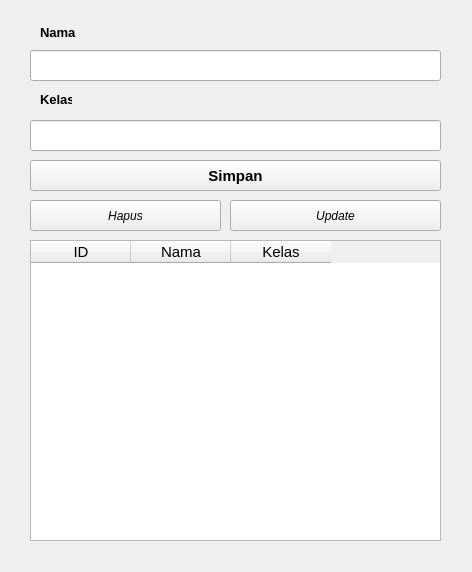
<?xml version="1.0" encoding="UTF-8"?>
<ui version="4.0">
 <class>form</class>
 <widget class="QWidget" name="form">
  <property name="geometry">
   <rect>
    <x>0</x>
    <y>0</y>
    <width>472</width>
    <height>572</height>
   </rect>
  </property>
  <property name="windowTitle">
   <string>Form</string>
  </property>
  <widget class="QPushButton" name="btn_simpan">
   <property name="geometry">
    <rect>
     <x>30</x>
     <y>160</y>
     <width>411</width>
     <height>31</height>
    </rect>
   </property>
   <property name="minimumSize">
    <size>
     <width>411</width>
     <height>31</height>
    </size>
   </property>
   <property name="maximumSize">
    <size>
     <width>16777215</width>
     <height>31</height>
    </size>
   </property>
   <property name="font">
    <font>
     <pointsize>11</pointsize>
     <bold>true</bold>
    </font>
   </property>
   <property name="mouseTracking">
    <bool>false</bool>
   </property>
   <property name="layoutDirection">
    <enum>Qt::LayoutDirection::LeftToRight</enum>
   </property>
   <property name="text">
    <string>Simpan</string>
   </property>
  </widget>
  <widget class="QLabel" name="Kelas">
   <property name="geometry">
    <rect>
     <x>40</x>
     <y>90</y>
     <width>32</width>
     <height>17</height>
    </rect>
   </property>
   <property name="font">
    <font>
     <pointsize>10</pointsize>
     <bold>true</bold>
    </font>
   </property>
   <property name="mouseTracking">
    <bool>false</bool>
   </property>
   <property name="layoutDirection">
    <enum>Qt::LayoutDirection::LeftToRight</enum>
   </property>
   <property name="text">
    <string>Kelas</string>
   </property>
   <property name="alignment">
    <set>Qt::AlignmentFlag::AlignBottom|Qt::AlignmentFlag::AlignLeading|Qt::AlignmentFlag::AlignLeft</set>
   </property>
  </widget>
  <widget class="QLineEdit" name="input_kelas">
   <property name="geometry">
    <rect>
     <x>30</x>
     <y>120</y>
     <width>411</width>
     <height>31</height>
    </rect>
   </property>
   <property name="mouseTracking">
    <bool>false</bool>
   </property>
   <property name="layoutDirection">
    <enum>Qt::LayoutDirection::LeftToRight</enum>
   </property>
   <property name="text">
    <string/>
   </property>
  </widget>
  <widget class="QPushButton" name="btn_hapus">
   <property name="geometry">
    <rect>
     <x>30</x>
     <y>200</y>
     <width>191</width>
     <height>31</height>
    </rect>
   </property>
   <property name="font">
    <font>
     <italic>true</italic>
    </font>
   </property>
   <property name="mouseTracking">
    <bool>false</bool>
   </property>
   <property name="layoutDirection">
    <enum>Qt::LayoutDirection::LeftToRight</enum>
   </property>
   <property name="text">
    <string>Hapus</string>
   </property>
  </widget>
  <widget class="QTableWidget" name="table_siswa">
   <property name="geometry">
    <rect>
     <x>30</x>
     <y>240</y>
     <width>411</width>
     <height>301</height>
    </rect>
   </property>
   <property name="font">
    <font>
     <pointsize>11</pointsize>
    </font>
   </property>
   <property name="mouseTracking">
    <bool>false</bool>
   </property>
   <property name="layoutDirection">
    <enum>Qt::LayoutDirection::LeftToRight</enum>
   </property>
   <property name="columnCount">
    <number>3</number>
   </property>
   <column>
    <property name="text">
     <string>ID</string>
    </property>
   </column>
   <column>
    <property name="text">
     <string>Nama</string>
    </property>
   </column>
   <column>
    <property name="text">
     <string>Kelas</string>
    </property>
   </column>
  </widget>
  <widget class="QPushButton" name="btn_update">
   <property name="geometry">
    <rect>
     <x>230</x>
     <y>200</y>
     <width>211</width>
     <height>31</height>
    </rect>
   </property>
   <property name="minimumSize">
    <size>
     <width>211</width>
     <height>31</height>
    </size>
   </property>
   <property name="font">
    <font>
     <italic>true</italic>
    </font>
   </property>
   <property name="mouseTracking">
    <bool>false</bool>
   </property>
   <property name="layoutDirection">
    <enum>Qt::LayoutDirection::LeftToRight</enum>
   </property>
   <property name="text">
    <string>Update</string>
   </property>
  </widget>
  <widget class="QLineEdit" name="input_nama">
   <property name="geometry">
    <rect>
     <x>30</x>
     <y>50</y>
     <width>411</width>
     <height>31</height>
    </rect>
   </property>
   <property name="mouseTracking">
    <bool>false</bool>
   </property>
   <property name="layoutDirection">
    <enum>Qt::LayoutDirection::LeftToRight</enum>
   </property>
   <property name="text">
    <string/>
   </property>
  </widget>
  <widget class="QLabel" name="Nama">
   <property name="geometry">
    <rect>
     <x>40</x>
     <y>20</y>
     <width>41</width>
     <height>20</height>
    </rect>
   </property>
   <property name="font">
    <font>
     <pointsize>10</pointsize>
     <bold>true</bold>
    </font>
   </property>
   <property name="mouseTracking">
    <bool>false</bool>
   </property>
   <property name="layoutDirection">
    <enum>Qt::LayoutDirection::LeftToRight</enum>
   </property>
   <property name="text">
    <string>Nama</string>
   </property>
   <property name="alignment">
    <set>Qt::AlignmentFlag::AlignBottom|Qt::AlignmentFlag::AlignLeading|Qt::AlignmentFlag::AlignLeft</set>
   </property>
  </widget>
 </widget>
 <resources/>
 <connections/>
</ui>
